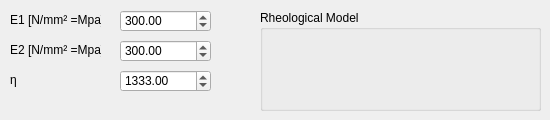
    <widget class="QWidget" name="ZENER">
     <attribute name="title">
      <string>Zener</string>
     </attribute>
     <widget class="QGroupBox" name="RHEO_BOX_ZENER">
      <property name="geometry">
       <rect>
        <x>260</x>
        <y>10</y>
        <width>281</width>
        <height>101</height>
       </rect>
      </property>
      <property name="title">
       <string>Rheological Model</string>
      </property>
      <widget class="QLabel" name="RHEO_ZENER">
       <property name="geometry">
        <rect>
         <x>30</x>
         <y>20</y>
         <width>221</width>
         <height>71</height>
        </rect>
       </property>
       <property name="text">
        <string/>
       </property>
       <property name="pixmap">
        <pixmap>PIC/Rheo_Zener.png</pixmap>
       </property>
       <property name="scaledContents">
        <bool>true</bool>
       </property>
      </widget>
     </widget>
     <widget class="QLabel" name="LABEL_VAL_E1_ZENER">
      <property name="geometry">
       <rect>
        <x>10</x>
        <y>10</y>
        <width>91</width>
        <height>20</height>
       </rect>
      </property>
      <property name="text">
       <string>E1 [N/mm² =Mpa]</string>
      </property>
     </widget>
     <widget class="QLabel" name="LABEL_VAL_ETA_ZENER">
      <property name="geometry">
       <rect>
        <x>10</x>
        <y>70</y>
        <width>91</width>
        <height>20</height>
       </rect>
      </property>
      <property name="text">
       <string>η</string>
      </property>
     </widget>
     <widget class="QDoubleSpinBox" name="VAL_ETA_ZENER">
      <property name="geometry">
       <rect>
        <x>120</x>
        <y>70</y>
        <width>91</width>
        <height>22</height>
       </rect>
      </property>
      <property name="decimals">
       <number>2</number>
      </property>
      <property name="maximum">
       <double>8000.000000000000000</double>
      </property>
      <property name="value">
       <double>1333.000000000000000</double>
      </property>
     </widget>
     <widget class="QDoubleSpinBox" name="VAL_E1_ZENER">
      <property name="geometry">
       <rect>
        <x>120</x>
        <y>10</y>
        <width>91</width>
        <height>22</height>
       </rect>
      </property>
      <property name="decimals">
       <number>2</number>
      </property>
      <property name="maximum">
       <double>8000.000000000000000</double>
      </property>
      <property name="value">
       <double>300.000000000000000</double>
      </property>
     </widget>
     <widget class="QLabel" name="LABEL_VAL_E2_ZENER">
      <property name="geometry">
       <rect>
        <x>10</x>
        <y>40</y>
        <width>91</width>
        <height>20</height>
       </rect>
      </property>
      <property name="text">
       <string>E2 [N/mm² =Mpa]</string>
      </property>
     </widget>
     <widget class="QDoubleSpinBox" name="VAL_E2_ZENER">
      <property name="geometry">
       <rect>
        <x>120</x>
        <y>40</y>
        <width>91</width>
        <height>22</height>
       </rect>
      </property>
      <property name="decimals">
       <number>2</number>
      </property>
      <property name="maximum">
       <double>8000.000000000000000</double>
      </property>
      <property name="value">
       <double>300.000000000000000</double>
      </property>
     </widget>
    </widget>
